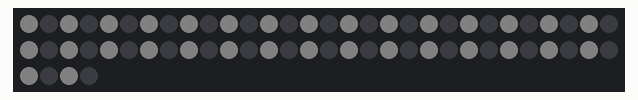
A sketch run on a simulated Arduino Uno, built with avr-gcc and run on an emulated ATmega328P. Parts: 64 RGB LEDs in strip order, left to right, continuing on the next row. Dim RGB values are drawn brighter than linear.

Above: at 0.51 s.

The sketch:

Arrays_6.ino
```cpp
#include <Adafruit_NeoPixel.h>
Adafruit_NeoPixel beard (64, 6);
int x = 0;

int colors[2][3] {
  {0, 0, 0},
  {255, 255, 255},
};

void setup() {
  beard.begin();
  beard.clear();
  beard.setBrightness(5);
}

void loop() {
  for (int i = 0; i <= beard.numPixels(); i++) {
    int r = colors[x][0];
    int g = colors[x][1];
    int b = colors[x][2];
    beard.setPixelColor(i, r, g, b);

    x = (x + 1) % 2;
  }
  delay(200);
  beard.show();
}
```
